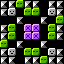

This game map was drawn from its Tiled (.tmx) file and the tilesets committed beside it. A one-line description and the full map source follow:
An orthogonal 8x8 tile map with 8x8 px tiles, 1 tile layer (base).

<map version="1.5" tiledversion="1.7.0" orientation="orthogonal" renderorder="right-down" width="8" height="8" tilewidth="8" tileheight="8" infinite="0" nextlayerid="2" nextobjectid="1">
 <tileset firstgid="1" source="../../dev/editor_tiles.tsx" />
 <layer id="1" name="base" width="8" height="8">
  <data encoding="csv">
1,1,3,1,1,0,1,1,
1,2,0,3,3,0,2,1,
0,0,1,0,0,1,0,3,
1,3,0,4,4,0,3,1,
1,3,0,4,4,0,3,1,
3,0,1,0,0,1,0,0,
1,2,0,3,3,0,2,1,
1,1,0,1,1,3,1,1
</data>
 </layer>
</map>
